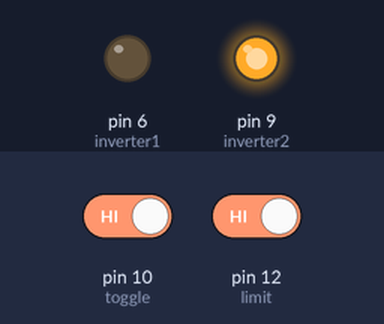
A sketch run on a simulated Arduino Uno, built with avr-gcc and run on an emulated ATmega328P. Parts: output pins drawn as LEDs (lit = HIGH). Inputs (shaded band) come from the test bench; at power-on: pin 10 (toggle) HIGH, pin 12 (limit) HIGH. What the sketch prints to the serial monitor is not drawn.

Above: at 1.2 s.
1.3 s: pin 10 (toggle) driven LOW
At 2.5 s:
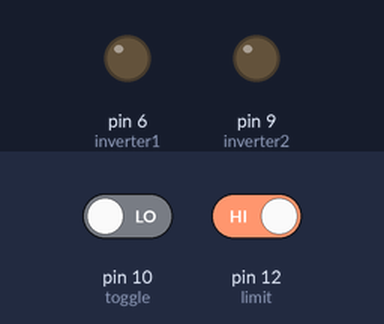
2.8 s: pin 12 (limit) driven LOW
At 3.8 s:
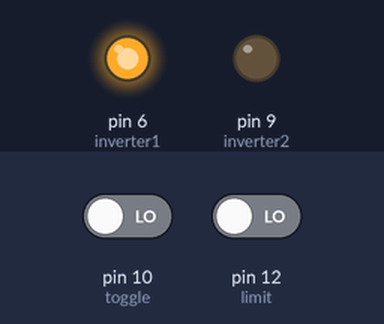
4.3 s: pin 12 (limit) driven HIGH
At 5.0 s:
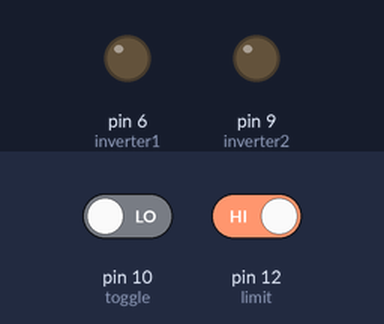
5.8 s: pin 10 (toggle) driven HIGH
At 6.1 s:
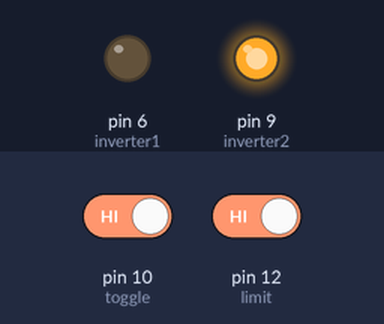
Timing chart, 0 to 8.3 s (numbered marks = the images above; inputs shaded):
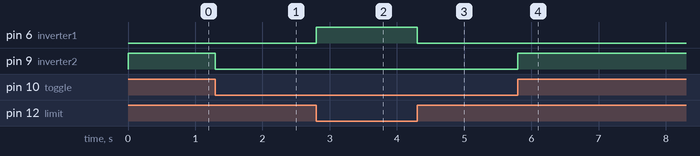

Measured:
- after the input at 1.3 s, pin 9 (inverter2): HIGH → LOW at once
- after the input at 2.8 s, pin 6 (inverter1): LOW → HIGH at once
- after the input at 4.3 s, pin 6 (inverter1): HIGH → LOW at once
- after the input at 5.8 s, pin 9 (inverter2): LOW → HIGH at once

The sketch:

regular_box.ino
```cpp
// enumerate state values
enum states {STOP = 0, FORWARD, REVERSE};

// saves our state between calls to loop()
int state = STOP;

// instantiate pin numbers for inputs/outputs
const int inverter1 = 6;
const int inverter2 = 9;
const int toggle = 10;
const int limit = 12;

void setup() {
  Serial.begin(115200);
  Serial.println("Setup complete");

  // intialize input and output pins
  pinMode(inverter1, OUTPUT);
  pinMode(inverter2, OUTPUT);
  pinMode(toggle, INPUT_PULLUP);
  pinMode(limit, INPUT_PULLUP);

  // intialize initial state
  state = STOP;
}

void loop() {
  // read input pins to get status of toggle and limit
  bool toggleOn = (digitalRead(toggle) == 1);
  bool limitOn = (digitalRead(limit) == 1);

  if (toggleOn) { // if toggle is on, move motor forward
    forward();
  } else if (limitOn) {  // elif toggle is off and limit is on, stop motor
    stop();
  } else {  // else toggle is off and limit is off, reverse motor
    reverse();
  }
}


// spins the motor forward
void forward() {
  digitalWrite(inverter1, LOW);
  digitalWrite(inverter2, HIGH);
}

// spins the motor backward
void reverse() {
  digitalWrite(inverter1, HIGH);
  digitalWrite(inverter2, LOW);
}

// stops the motor
void stop() {
  digitalWrite(inverter1, LOW);
  digitalWrite(inverter2, LOW);
}
```
